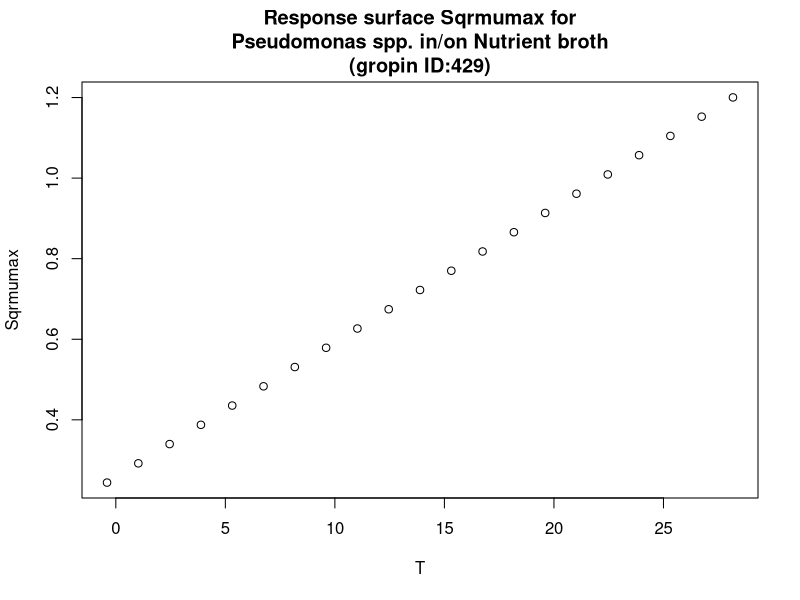

This figure's R source:
#############################
# start of Parameter script
#############################
T <- seq(-0.4004,28.1718281718282,length.out=21)
#############################
# end of Parameter script
#############################
############################# 
# start of Model script Gropin ID 429 
#############################
 
# constant coefficients for this model
 
variables <- data.frame(T)
argumentsPar <- expand.grid(variables)
 
# heart of the model
response_surface <- function(T) {
   mumax <-0.03346*(T+7.7)

return(mumax=mumax)
} 

# output parameters
responseSurface <- cbind(argumentsPar,response_surface(argumentsPar['T']))
colnames(responseSurface) <- c(colnames(argumentsPar),'Sqrmumax')
#############################
# End of Model script
#############################
############################# 
# start of Visualisation script Gropin ID 429 
#############################
plot(T,responseSurface$'Sqrmumax',xlab='T',
                          ylab='Sqrmumax',main='Response surface Sqrmumax for
Pseudomonas spp. in/on Nutrient broth
(gropin ID:429)')
#############################
# End of Visualisation script
#############################
